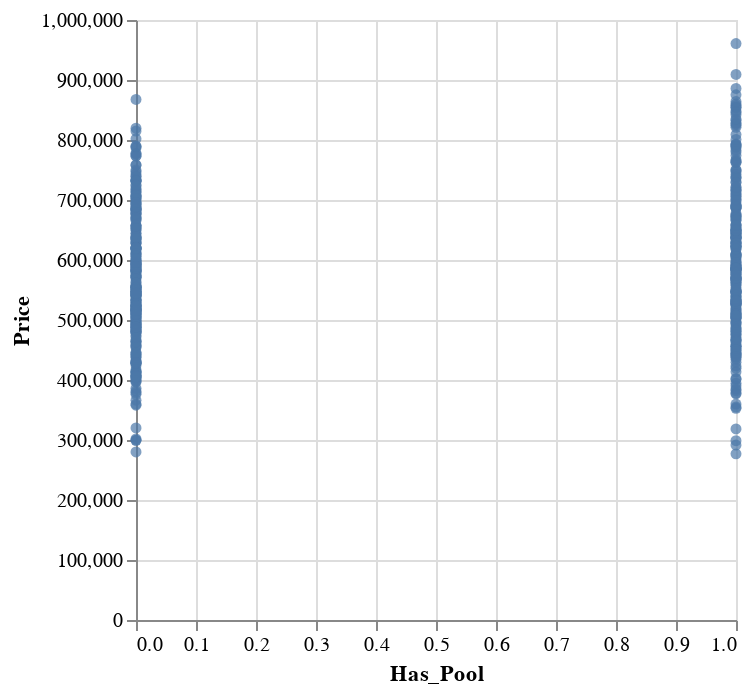

Write notebook code for a chart like this one.
### Code cell
import altair as alt

alt.Chart(df).mark_circle().encode(
    x='Has_Pool',
    y='Price'
)

### Figure 1 — Vega-Lite specification as saved in the notebook (floating-point values rounded to 4 significant figures; data arrays with more than 128 entries replaced by an {"elided": "..."} marker saying what was removed)
{"config": {"view": {"continuousWidth": 300, "continuousHeight": 300}}, "data": {"name": "data-795d60509d7cf8883fe28d8e8f97d3d0"}, "mark": {"type": "circle"}, "encoding": {"x": {"field": "Has_Pool", "type": "quantitative"}, "y": {"field": "Price", "type": "quantitative"}}, "$schema": "https://vega.github.io/schema/vega-lite/v5.20.1.json", "datasets": {"data-795d60509d7cf8883fe28d8e8f97d3d0": {"elided": "500 records"}}}
